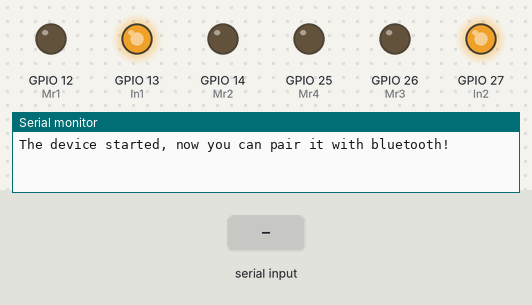
Bench run of a sketch on a simulated ESP32. Parts: output pins drawn as LEDs (lit = HIGH), the last lines printed to the serial monitor. Inputs (shaded band) come from the test bench. Nothing arrives over Bluetooth unless stated.

Above: at 1.2 s.
1.3 s: "49" received over the second serial link
At 2.0 s:
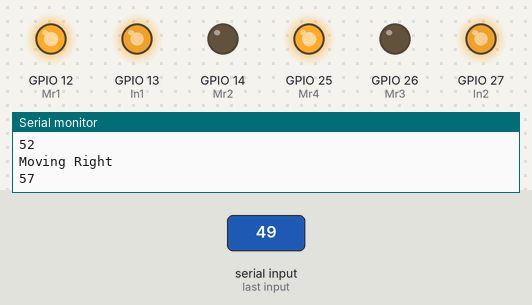
2.8 s: "51" received over the second serial link
At 4.0 s:
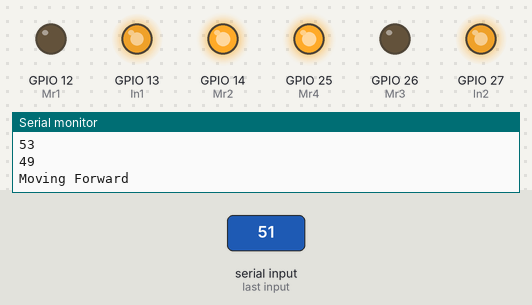
4.3 s: "52" received over the second serial link
At 4.9 s:
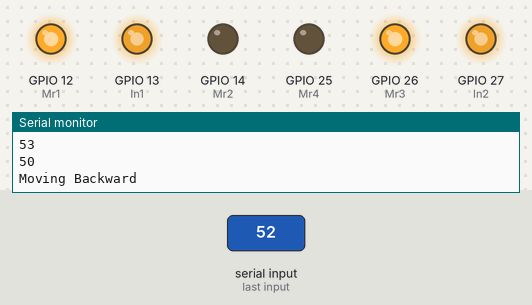
5.8 s: "48" received over the second serial link
At 6.9 s:
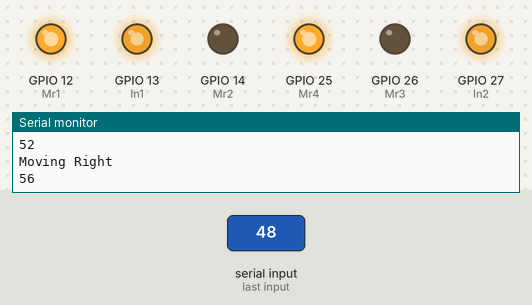
Timing chart, 0 to 8.3 s (numbered marks = the images above; inputs shaded):
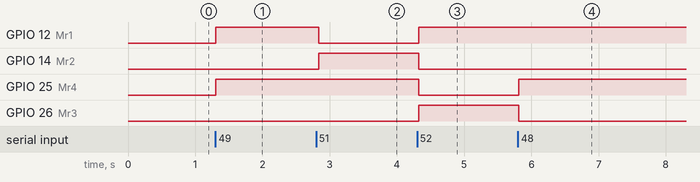

Measured:
- after the input at 1.3 s, GPIO 12 (Mr1), GPIO 25 (Mr4): LOW → HIGH at once
- after the input at 2.8 s, GPIO 12 (Mr1): HIGH → LOW at once; GPIO 14 (Mr2): LOW → HIGH at once
- after the input at 4.3 s, GPIO 12 (Mr1), GPIO 26 (Mr3): LOW → HIGH at once; GPIO 14 (Mr2), GPIO 25 (Mr4): HIGH → LOW at once
- after the input at 5.8 s, GPIO 25 (Mr4): LOW → HIGH at once; GPIO 26 (Mr3): HIGH → LOW at once

The sketch:

Slave.ino
```cpp
#include "BluetoothSerial.h"

#if !defined(CONFIG_BT_ENABLED) || !defined(CONFIG_BLUEDROID_ENABLED)
#error Bluetooth is not enabled! Please run `make menuconfig` to and enable it
#endif
String Data;
BluetoothSerial SerialBT;

const int Mr3=26;
const int Mr4=25;
const int Mr1=12;
const int Mr2=14;


const int In1 = 13;
const int In2 = 27;
const int freq = 5000;
const int ledChannel1 = 0;
const int ledChannel2 = 0;
const int resolution = 8;
const int dutyCycle=220;

//Operation for Forward
void Backward()
{
  Serial.println("Moving Backward");
  digitalWrite(Mr1,HIGH);
  digitalWrite(Mr2,LOW);
  digitalWrite(Mr3,HIGH);
  digitalWrite(Mr4,LOW);
}
//Operation for Backward
void Forward()
{
  Serial.println("Moving Forward");
  digitalWrite(Mr1,LOW);
  digitalWrite(Mr2,HIGH);
  digitalWrite(Mr3,LOW);
  digitalWrite(Mr4,HIGH);
}
//Operation for Turning Left
void Left()
{
  Serial.println("Moving Left");
  digitalWrite(Mr1,LOW);
  digitalWrite(Mr2,HIGH);
  digitalWrite(Mr3,HIGH);
  digitalWrite(Mr4,LOW);
}
//Operation for Turning Right
void Right()
{
  Serial.println("Moving Right");
  digitalWrite(Mr1,HIGH);
  digitalWrite(Mr2,LOW);
  digitalWrite(Mr3,LOW);
  digitalWrite(Mr4,HIGH);
}
//Operation for Stopping
void Stop()
{
  Serial.println("Stoping.....");
  digitalWrite(Mr1,LOW);
  digitalWrite(Mr2,LOW);
  digitalWrite(Mr3,LOW);
  digitalWrite(Mr4,LOW);
}

void setup() {
  Serial.begin(115200);
  SerialBT.begin("ESP32test"); //Bluetooth device name // <------- set this to be the same as the name you chose above!!!!!
  Serial.println("The device started, now you can pair it with bluetooth!");
  ledcSetup(ledChannel1, freq, resolution);
  ledcSetup(ledChannel2, freq, resolution);
  ledcAttachPin(In1, ledChannel1);
  ledcAttachPin(In2, ledChannel2);
  ledcWrite(ledChannel1, dutyCycle);
  ledcWrite(ledChannel2, dutyCycle);
  pinMode(Mr1,OUTPUT);
  pinMode(Mr2,OUTPUT);
  pinMode(Mr3,OUTPUT);
  pinMode(Mr4,OUTPUT);
}

void loop() {
  if (SerialBT.available())
  {
    Data=SerialBT.read();
    Serial.println(Data);
    if(Data=="49")
    {
      Forward();
    }
    if(Data=="48")
    {
      Stop();
    }
    if(Data=="50")
    {
      Backward();
    }
    if(Data=="51")
    {
      Left();
    }
    if(Data=="52")
    {
      Right();
    }
  }
  delay(20);
}
```
